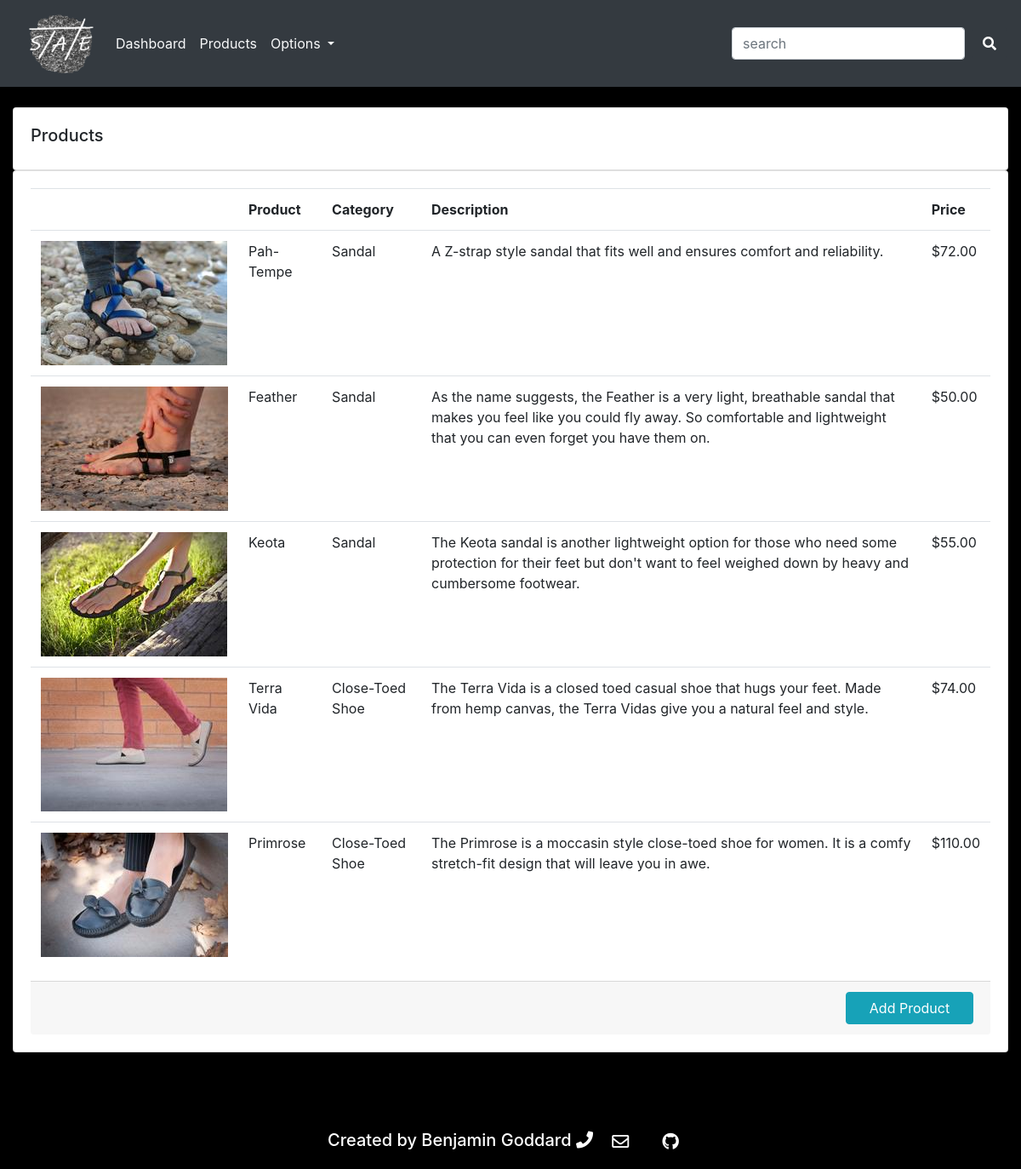
Screenshot of /products/ (signed in) with the database file from the repository.
### accounts/models.py (models this page shows, shortened)
class Product(models.Model):
    CATEGORY = (
        ('Sandal', 'Sandal'),
        ('Close-Toed Shoe', 'Close-Toed Shoe'),
    )
    name = models.CharField(max_length=200, null=True)
    price = models.FloatField(null=True)
    category = models.CharField(max_length=200, null=True, choices=CATEGORY)
    description = models.CharField(max_length=200, null=True, blank=True)
    date_created = models.DateTimeField(auto_now_add=True, null=True)
    tags = models.ManyToManyField(Tag)
    image = models.ImageField(upload_to='static/images/')

### accounts/decorators.py (the view)
        def wrapper_func(request, *args, **kwargs):
            group = None
            if request.user.groups.exists():
                group = request.user.groups.all()[0].name
            if group in allowed_roles:
                return view_func(request, *args, **kwargs)
            else:
                return redirect('user')

### accounts/views.py (called while the page is built)
@login_required(login_url='login')
@allowed_users(allowed_roles='admin')
def products(request):
    products = Product.objects.all()
    return render(request, 'accounts/products.html', {'products': products})

### accounts/templates/accounts/products.html
{%  extends 'accounts/main.html' %}
{% block content %}
		<br>
		<div class="row">
			<div class="col-md">
				<div class="card card-body">
					<h5>Products</h5>
				</div>
				<div class="card card-body">
					<table class="table">
						<tr>
							<th></th>
							<th>Product</th>
							<th>Category</th>
							<th>Description</th>
							<th>Price</th>
						</tr>
						{% for product in products %}
							<tr>
								<td><a href="{% url 'product' product.id %}"><img class="link" src="{{product.image.url}}"></a></td>
								<td>{{product.name}}</td>
								<td>{{product.category}}</td>
								<td>{{product.description}}</td>
								<td>${{product.price}}0</td>
							</tr>
						{% endfor %}
					</table>
					<div class="card-footer" align="right">
						<a class="btn btn-info" style="width: 150px" href="{% url 'create_product' %}">Add Product</a>
					</div>
				</div>
			</div>
		</div>
{% endblock content %}

### accounts/templates/accounts/main.html (shortened to what this page needs)
<!DOCTYPE html>
<html lang="en">
<head>
    <link rel="stylesheet" href="https://stackpath.bootstrapcdn.com/bootstrap/4.5.2/css/bootstrap.min.css"
>
    <link rel="stylesheet" href="https://use.fontawesome.com/releases/v5.7.0/css/all.css"
>
    {% load static %}
    {% if request.user.customer.theme == 'Dark' %}
    <link rel="stylesheet" type="text/css" href="{% static '/css/theme_dark.css' %}">
    {% elif request.user.customer.theme == 'Light' %}
    <link rel="stylesheet" type="text/css" href="{% static '/css/theme_light.css' %}">
    {% endif %}
    <link rel="stylesheet" href="https://stackpath.bootstrapcdn.com/bootstrap/4.3.1/css/bootstrap.min.css"
>
</head>
<body id="body">
    {% include 'accounts/navbar.html' %}
    <div class="container-fluid">
    {% block content %}
    {% endblock %}
    <hr>
    <br>
    <br>
    <h5 style="text-align:center;" id="home_text">Created by Benjamin Goddard
        <a class="popup" onclick="myFunction()"> <i class="fas fa-phone"></i>
        </a>
        <a class="btn btn-lg" href="mailto:bdgcypher@gmail.com" target="_blank"><i class="far fa-envelope"></i></a>
        <a class="btn btn-lg" href="https://github.com/bdgcypher" target="_blank"><i class="fab fa-github"></i></a>
    </h5>
    </div>
</body>
</html>

### accounts/templates/accounts/navbar.html (shortened to what this page needs)
{% load static %}
<nav class="navbar navbar-expand-lg navbar-light bg-dark" id="navbar">
  <a class="nav-link" href="{% url 'user' %}">
    <img src="{% static 'images/logo.png' %}" width="80px" height="70px">
  </a>
  <div class="collapse navbar-collapse" align="center" id="navbarSupportedContent">
    <ul class="navbar-nav mr-auto">
      {% if request.user.is_staff %}
      <li class="nav-item">
        <a class="nav-link text-light" href="http://127.0.0.1:8000/dashboard/">Dashboard</a>
      </li>
      <li class="nav-item">
        <a class="nav-link text-light" href="http://127.0.0.1:8000/products/">Products</a>
      </li>
      {% endif %}
      <li class="nav-item dropdown">
        <a class="nav-link dropdown-toggle text-light" href="#" id="navbarDropdown" role="button"
           data-toggle="dropdown" aria-haspopup="true" aria-expanded="false">
          Options
        </a>
      </li>
    </ul>
    <form class="form-inline my-2 my-lg-0" method="get" action="{% url 'admin_search' %}">
      <input class="form-control mr-sm-2" type="search" placeholder="search" aria-label="Search" name="q">
      {% if request.user.customer.theme == 'Light' %}
      <a class="btn btn-light my-2 my-sm-0" type="submit" name="q" href="{% url 'admin_search' %}"><i class="fas fa-search"></i></a>
      {% elif request.user.customer.theme == 'Dark' %}
      <a class="btn btn-dark my-2 my-sm-0" type="submit" name="q" href="{% url 'admin_search' %}"><i class="fas fa-search"></i></a>
      {% endif %}
    </form>
  </div>
</nav>

### static/css/theme_dark.css (style rules this page uses)
#body { background-color: black; }
#home_text { color: white; }
i { color: white; }
.popup { position: relative; display: inline-block; cursor: pointer; }

### rows the page displays
Product: image (picture), name "Pah-Tempe", category "Sandal", description "A Z-strap style sandal that fits well and ensures comfort and reliability.", price "72.0"
Product: image (picture), name "Feather", category "Sandal", description "As the name suggests, the Feather is a very light, breathable sandal that makes you feel like you could fly away. So comfortable and lightweight that you can even forget you have them on.", price "50.0"
Product: image (picture), name "Keota", category "Sandal", description "The Keota sandal is another lightweight option for those who need some protection for their feet but don't want to feel weighed down by heavy and cumbersome footwear.", price "55.0"
Product: image (picture), name "Terra Vida", category "Close-Toed Shoe", description "The Terra Vida is a closed toed casual shoe that hugs your feet. Made from hemp canvas, the Terra Vidas give you a natural feel and style.", price "74.0"
Product: image (picture), name "Primrose", category "Close-Toed Shoe", description "The Primrose is a moccasin style close-toed shoe for women. It is a comfy stretch-fit design that will leave you in awe.", price "110.0"
